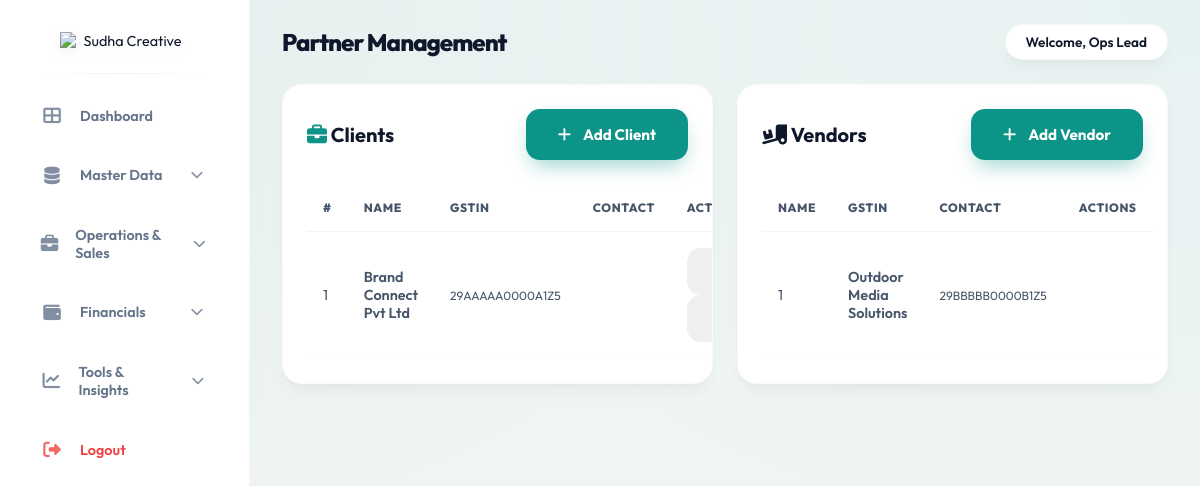
Screenshot of /modules/partners/partners.php (signed in) with the database file from the repository.
### tables this page shows
CREATE TABLE IF NOT EXISTS `partners` (
  `id` int(11) NOT NULL AUTO_INCREMENT,
  `type` enum('client','vendor') NOT NULL,
  `name` varchar(255) NOT NULL,
  `gstin` varchar(15) DEFAULT NULL,
  `pan` varchar(10) DEFAULT NULL,
  `contact_person` varchar(100) DEFAULT NULL,
  `phone` varchar(20) DEFAULT NULL,
  `email` varchar(100) DEFAULT NULL,
  `address` text DEFAULT NULL,
  `created_at` timestamp NOT NULL DEFAULT current_timestamp(),
  PRIMARY KEY (`id`)
);

### modules/partners/partners.php (the view, shortened to what this page needs)
<?php
include_once __DIR__ . '/../../includes/header.php';
$limit = 10;
$c_page = isset($_GET['c_page']) ? (int)$_GET['c_page'] : 1;
$c_offset = ($c_page - 1) * $limit;
$clients = $pdo->prepare("SELECT * FROM partners WHERE type = 'client' ORDER BY name ASC LIMIT ? OFFSET ?");
$clients->execute([$limit, $c_offset]);
$clients = $clients->fetchAll();
$v_page = isset($_GET['v_page']) ? (int)$_GET['v_page'] : 1;
$v_offset = ($v_page - 1) * $limit;
$vendors = $pdo->prepare("SELECT * FROM partners WHERE type = 'vendor' ORDER BY name ASC LIMIT ? OFFSET ?");
$vendors->execute([$limit, $v_offset]);
$vendors = $vendors->fetchAll();
?>
<div style="display: grid; grid-template-columns: 1fr 1fr; gap: 1.5rem; margin-bottom: 2rem;">
    <div class="card">
        <div style="display: flex; justify-content: space-between; align-items: center; margin-bottom: 1.5rem;">
            <h2 style="font-size: 1.25rem;"><i class="fas fa-briefcase" style="color: var(--primary);"></i> Clients</h2>
            <button class="btn btn-primary" onclick="openModal('client')">
                <i class="fas fa-plus"></i> Add Client
            </button>
        </div>
        <table class="table">
            <thead>
                <tr>
                    <th style="width: 40px;">#</th>
                    <th>Name</th>
                    <th>GSTIN</th>
                    <th>Contact</th>
                    <th>Actions</th>
                </tr>
            </thead>
            <tbody>
                <?php
                $sn = $c_offset + 1;
                foreach ($clients as $p): ?>
                <tr>
                    <td><?php echo $sn++; ?></td>
                    <td>
                        <div style="font-weight: 600;"><?php echo $p['name']; ?></div>
                    </td>
                    <td><code style="font-size: 0.75rem;"><?php echo $p['gstin'] ?: 'N/A'; ?></code></td>
                    <td><?php echo $p['contact_person']; ?></td>
                    <td>
                        <button type="button" class="btn" title="Edit" onclick="editPartner(<?php echo htmlspecialchars(json_encode($p)); ?>)"><i class="fas fa-edit"></i></button>
                        <button type="button" class="btn" style="color: var(--danger);" title="Delete" onclick="deletePartner(<?php echo $p['id']; ?>)"><i class="fas fa-trash"></i></button>
                    </td>
                </tr>
                <?php endforeach; ?>
            </tbody>
        </table>
    </div>
    <div class="card">
        <div style="display: flex; justify-content: space-between; align-items: center; margin-bottom: 1.5rem;">
            <h2 style="font-size: 1.25rem;"><i class="fas fa-truck-loading" style="color: var(--warning);"></i> Vendors</h2>
            <button class="btn btn-primary" onclick="openModal('vendor')">
                <i class="fas fa-plus"></i> Add Vendor
            </button>
        </div>
        <table class="table">
            <thead>
                <tr>
                    <th>Name</th>
                    <th>GSTIN</th>
                    <th>Contact</th>
                    <th>Actions</th>
                </tr>
            </thead>
            <tbody>
                <?php
                $sn = $v_offset + 1;
                foreach ($vendors as $p): ?>
                <tr>
                    <td><?php echo $sn++; ?></td>
                    <td>
                        <div style="font-weight: 600;"><?php echo $p['name']; ?></div>
                    </td>
                    <td><code style="font-size: 0.75rem;"><?php echo $p['gstin'] ?: 'N/A'; ?></code></td>
                    <td><?php echo $p['contact_person']; ?></td>
                    <td>
                    </td>
                </tr>
                <?php endforeach; ?>
            </tbody>
        </table>
    </div>
</div>
<?php include_once __DIR__ . '/../../includes/footer.php'; ?>

### assets/css/style.css (style rules this page uses)
:root { --primary: #0D9488; --primary-light: #2DD4BF; --primary-dark: #0F766E; --brand-red: #A81C1C; --brand-orange: #F97316; --secondary: #64748B; --accent: var(--brand-orange); --success: #10B981; --danger: #EF4444; --dark: #0F172A; --light: #F8FAF9; --white: #FFFFFF; --sidebar-width: 250px; --radius: 16px; --shadow-sm: 0 2px 4px rgba(0,0,0,0.02); --shadow: 0 10px 15px -3px rgba(0,0,0,0.04), 0 4px 6px -2px rgba(0,0,0,0.02); --shadow-lg: 0 20px 25px -5px rgba(0,0,0,0.06), 0 10px 10px -5px rgba(0,0,0,0.04); --glass: rgba(255, 255, 255, 0.7); --glass-border: rgba(255, 255, 255, 0.5); }
* { margin: 0; padding: 0; box-sizing: border-box; font-family: 'Outfit', sans-serif; }
body { background: #f0f4f4; background-image: radial-gradient(at 0% 0%, rgba(13, 148, 136, 0.05) 0px, transparent 50%), radial-gradient(at 100% 0%, rgba(45, 212, 191, 0.05) 0px, transparent 50%); color: var(--dark); display: flex; min-height: 100vh; -webkit-font-smoothing: antialiased; font-size: 0.9rem; }
.card { background: var(--white); border-radius: 20px; padding: 1.5rem; box-shadow: var(--shadow); border: 1px solid rgba(0,0,0,0.02); margin-bottom: 1.5rem; position: relative; overflow: hidden; }
.card::after { content: ''; position: absolute; top: 0; left: 0; width: 100%; height: 4px; background: linear-gradient(90deg, var(--primary), var(--primary-light)); opacity: 0; transition: opacity 0.3s; }
.btn { padding: 1rem 2rem; border-radius: 14px; font-weight: 700; transition: all 0.3s cubic-bezier(0.4, 0, 0.2, 1); font-size: 0.95rem; gap: 0.75rem; display: inline-flex; align-items: center; justify-content: center; cursor: pointer; border: none; }
.btn-primary { background: var(--primary); color: var(--white); box-shadow: 0 10px 20px -5px rgba(13, 148, 136, 0.4); }
.table { width: 100%; border-collapse: collapse; }
.table th { padding: 1rem; color: #475569; font-weight: 800; font-size: 0.75rem; text-transform: uppercase; letter-spacing: 0.05em; text-align: left; border-bottom: 1px solid #f1f5f9; }
.table tr td { padding: 1rem; border-bottom: 1px solid #f8fafc; vertical-align: middle; color: #475569; background: transparent; }
.table tr td:first-child, .table tr td:last-child { border-radius: 0; border-left: none; border-right: none; }

### rows the page displays
partners: name "Brand Connect Pvt Ltd", gstin "29AAAAA0000A1Z5"
partners: name "Outdoor Media Solutions", gstin "29BBBBB0000B1Z5"

### other values shown
$pageTitle "Partner Management"
$_SESSION['user_name'] "Ops Lead"
